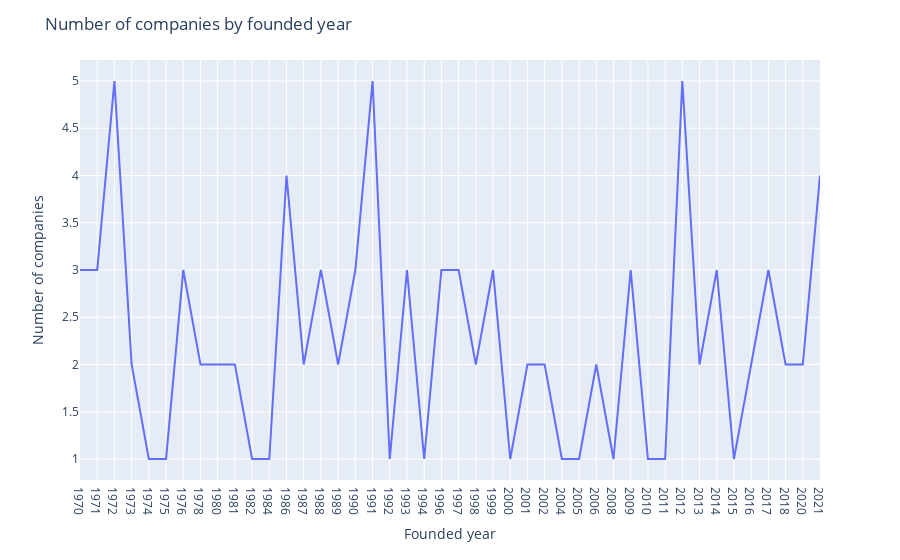

Notebook code for this chart:
### Code cell
df_ = df['founded'].value_counts().sort_index()

fig = px.line(df_)
fig_widget = go.FigureWidget(fig)
fig.update_layout(
    title="Number of companies by founded year",
    xaxis_title="Founded year",
    yaxis_title="Number of companies",
    showlegend=False
    #legend_title="Number of companies"
)

### Figure 1 — Plotly figure (JSON) as saved in the notebook; plotly's stock layout.template omitted (floating-point values rounded to 4 significant figures)
{"data": [{"hovertemplate": "variable=count<br>founded=%{x}<br>value=%{y}<extra></extra>", "legendgroup": "count", "line": {"color": "#636efa", "dash": "solid"}, "marker": {"symbol": "circle"}, "mode": "lines", "name": "count", "orientation": "v", "showlegend": true, "type": "scatter", "x": ["1970", "1971", "1972", "1973", "1974", "1975", "1976", "1978", "1980", "1981", "1982", "1984", "1986", "1987", "1988", "1989", "1990", "1991", "1992", "1993", "1994", "1996", "1997", "1998", "1999", "2000", "2001", "2002", "2004", "2005", "2006", "2008", "2009", "2010", "2011", "2012", "2013", "2014", "2015", "2016", "2017", "2018", "2020", "2021"], "xaxis": "x", "y": [3, 3, 5, 2, 1, 1, 3, 2, 2, 2, 1, 1, 4, 2, 3, 2, 3, 5, 1, 3, 1, 3, 3, 2, 3, 1, 2, 2, 1, 1, 2, 1, 3, 1, 1, 5, 2, 3, 1, 2, 3, 2, 2, 4], "yaxis": "y"}], "layout": {"legend": {"title": {"text": "variable"}, "tracegroupgap": 0}, "margin": {"t": 60}, "showlegend": false, "title": {"text": "Number of companies by founded year"}, "xaxis": {"anchor": "y", "domain": [0, 1], "title": {"text": "Founded year"}}, "yaxis": {"anchor": "x", "domain": [0, 1], "title": {"text": "Number of companies"}}}}
